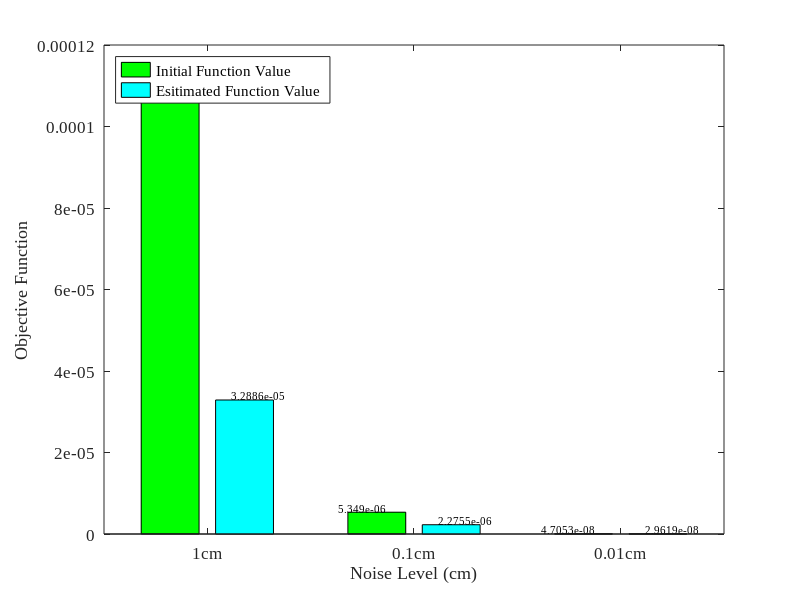
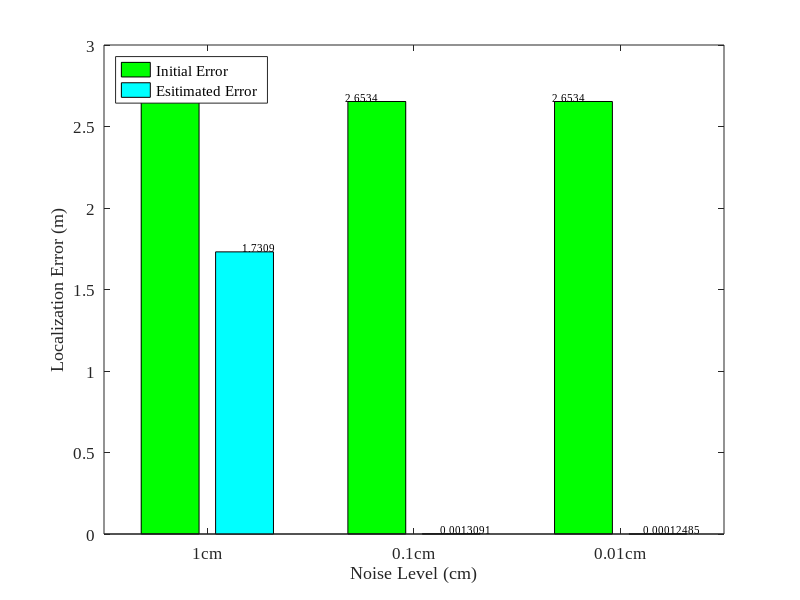

Write the MATLAB code that produced these figures, in order.
clear all
obj_ini = [];
obj_new = [];
err_ini = [];
err_new = [];
load 1cm
mean_obj = mean(obj);
obj_ini = [obj_ini mean_obj(1)];
obj_new = [obj_new mean_obj(2)];
mean_err = mean(Error);
err_ini = [err_ini mean_err(1)];
err_new = [err_new mean_err(2)];
load 01cm
mean_obj = mean(obj);
obj_ini = [obj_ini mean_obj(1)];
obj_new = [obj_new mean_obj(2)];
mean_err = mean(Error);
err_ini = [err_ini mean_err(1)];
err_new = [err_new mean_err(2)];
load 001cm
mean_obj = mean(obj);
obj_ini = [obj_ini mean_obj(1)];
obj_new = [obj_new mean_obj(2)];
mean_err = mean(Error);
err_ini = [err_ini mean_err(1)];
err_new = [err_new mean_err(2)];
figure(1)
Y= [obj_ini',obj_new'];
X=1:length(obj_ini);
h=bar(X,Y);
set(h(1),'FaceColor',[0,1,0])
set(h(2),'FaceColor',[0,1,1])
% set(h(3),'FaceColor',[1,0,0])
ylabel('Objective Function');
xlabel('Noise Level (cm)');
legend('Initial Function Value','Esitimated Function Value', 'FontSize',8,'FontName','Times New Roman', 'Location', 'northwest');
set(gca,'xtick',1:3);
set(gca,'XTickLabel',{'1cm','0.1cm','0.01cm'},'FontSize',12,'FontName','Times New Roman'); 
Y_1=Y;
for i = 1:length(X)
    text(X(i)-0.25,Y_1(i,1),num2str(Y_1(i,1)),'HorizontalAlignment','center','VerticalAlignment','bottom','FontSize',8,'FontName','Times New Roman');
    text(X(i)+0.25,Y_1(i,2),num2str(Y_1(i,2)),'HorizontalAlignment','center','VerticalAlignment','bottom','FontSize',8,'FontName','Times New Roman');
end
set(gcf,'PaperType','a2');
saveas(gcf,sprintf('noise_obj.pdf'),'pdf'); 
figure(2)
Y= [err_ini',err_new'];
X=1:length(err_new);
h=bar(X,Y);
set(h(1),'FaceColor',[0,1,0])
set(h(2),'FaceColor',[0,1,1])
% set(h(3),'FaceColor',[1,0,0])
ylabel('Localization Error (m)');
xlabel('Noise Level (cm)');
legend('Initial Error','Esitimated Error', 'FontSize',8,'FontName','Times New Roman', 'Location', 'northwest');
set(gca,'xtick',1:3);
set(gca,'XTickLabel',{'1cm','0.1cm','0.01cm'},'FontSize',12,'FontName','Times New Roman'); 
Y_1=Y;
for i = 1:length(X)
    text(X(i)-0.25,Y_1(i,1),num2str(Y_1(i,1)),'HorizontalAlignment','center','VerticalAlignment','bottom','FontSize',8,'FontName','Times New Roman');
    text(X(i)+0.25,Y_1(i,2),num2str(Y_1(i,2)),'HorizontalAlignment','center','VerticalAlignment','bottom','FontSize',8,'FontName','Times New Roman');
end
set(gcf,'PaperType','a2');
saveas(gcf,sprintf('noise_err.pdf'),'pdf'); 